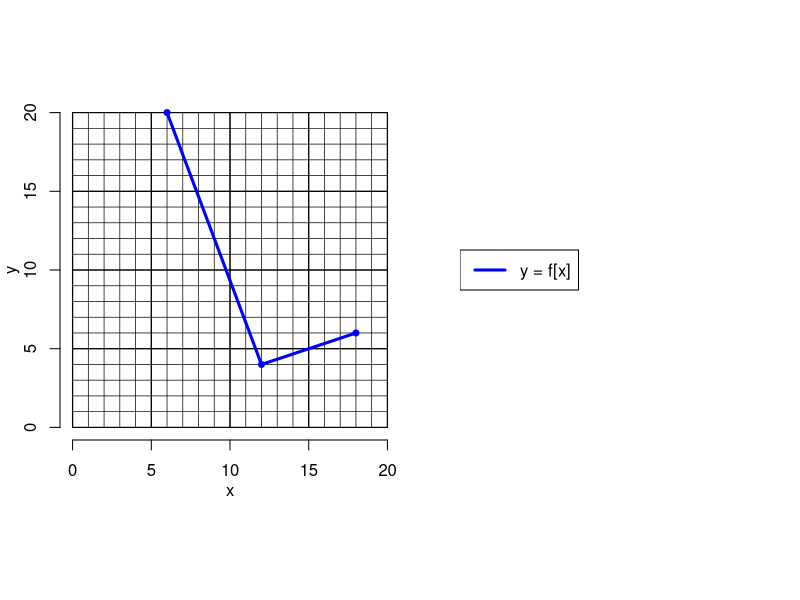
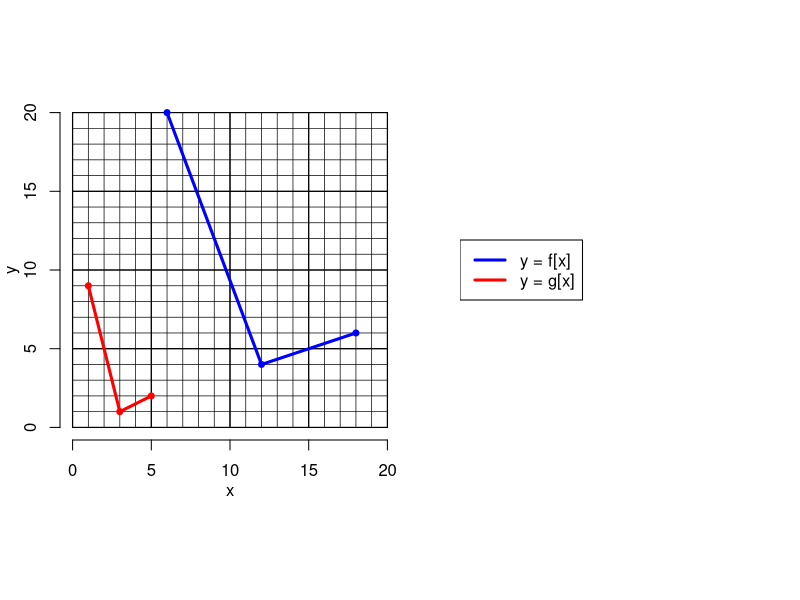

The R source for these figures, in order:
## ---- chunk 1
exp_types = sample(1:8,2)
et1 = exp_types[1]
et2 = exp_types[2]
exp_frames = c("M\\cdot\\left(x+A\\right)",
               "M\\cdot x+A",
               "M\\cdot\\left(x-A\\right)",
               "M\\cdot x-A",
               "\\frac{x+A}{M}",
               "\\frac{x}{M}+A",
               "\\frac{x-A}{M}",
               "\\frac{x}{M}-A")

funcs = list(function(x,A,M){M*(x+A)},
             function(x,A,M){M*x+A},
             function(x,A,M){M*(x-A)},
             function(x,A,M){M*x-A},
             function(x,A,M){(x+A)/M},
             function(x,A,M){x/M+A},
             function(x,A,M){(x-A)/M},
             function(x,A,M){x/M-A}
             )
while(T){
    mults = sample(c(2:3),2)
    Mx = mults[1]
    My = mults[2]
    xspace1 = sample(1:3,1)
    yspace1 = sample(1:3,1)
    xspace2 = xspace1*mults[1]
    yspace2 = yspace1*mults[2]
    xbig = sort(sample(0:floor(20/xspace2),3))*xspace2
    ybig = sample(0:floor(20/yspace2),3)*yspace2
    shifts = sample(1:6,2)
    Ax = shifts[1]
    Ay = shifts[2]
    if(et1<5){
        xsmall = funcs[[9-et1]](xbig,Ax,Mx)
        x1 = xbig
        x2 = xsmall
    } else {
        xsmall = funcs[[et1]](xbig,Ax,Mx)
        x1 = xsmall
        x2 = xbig
    }
    if(et2<5){
        ysmall = funcs[[9-et2]](ybig,Ay,My)
        y1 = ysmall
        y2 = ybig
    } else {
        ysmall = funcs[[et2]](ybig,Ay,My)
        y1 = ybig
        y2 = ysmall
    }
    alldem = c(x1,x2,y1,y2)
    m11 = (y1[2]-y1[1])/(x1[2]-x1[1])
    m12 = (y1[3]-y1[2])/(x1[3]-x1[2])
    if(min(alldem)>=0 && max(alldem)<=20 && sum(alldem%%1==0)==12 && m11 != m12){break}
}


exp1 = exp_frames[et2]
exp1 = gsub("x","f{\\left[X\\right]}",exp1,fixed=T)
exp1 = gsub("A",Ay,exp1,fixed=T)
exp1 = gsub("M",My,exp1,fixed=T)
exp1 = gsub("X",exp_frames[et1],exp1,fixed=T)
exp1 = gsub("A",Ax,exp1,fixed=T)
exp1 = gsub("M",Mx,exp1,fixed=T)


answers = c(x2,y2)

ach = sort(answers)
while(length(ach)<10){
    ach=unique(sort(c(ach,sample(0:20,1))))
}

al = paste0("* ",ach,collapse="\n")

answers = c(x2,y2)
sols = character()
for(i in 1:6){
    sols = c(sols,paste0(1*(ach==answers[i]),collapse=""))
}
solstr = paste0(sols,collapse="|")


## ---- chunk 2
par(mar=c(3,3,0,0),oma=c(0,0,0,0),pty="s",mfrow=c(1,2))
plot(0,0,"n",xlim=c(0,20),ylim=c(0,20),axes=F,ann=F)
for(i in 1:20){
    lines(c(i,i),c(0,20),lwd=0.7)
    lines(c(0,20),c(i,i),lwd=0.7)
}
for(i in seq(0,20,5)){
    lines(c(i,i),c(0,20),lwd=1.2)
    lines(c(0,20),c(i,i),lwd=1.2)
}
axis(1,line=0)
axis(2,line=0)
mtext("x",1,line=2)
mtext("y",2,line=2)
lines(x1,y1,col="blue",lwd=3)
points(x1,y1,col="blue",pch=19,cex=0.8)

# if(params$showsol==T){
#     lines(x2,y2,col="red",lwd=3)
#     points(x2,y2,col="red",pch=19,cex=0.8)
# }

plot(0,0,"n",axes=F,ann=F)
legend("left","y = f[x]",col="blue",lwd=3)

## ---- chunk 3
library(kableExtra)
x = paste0("##ANSWER",1:3,"##")
gx = paste0("##ANSWER",4:6,"##")
df = data.frame(x,gx)
colnames(df)=c("$x$","$g[x]$")
kable(df)
## ---- chunk 4
library(kableExtra)
x = paste0(x2)
gx = paste0(y2)
df = data.frame(x,gx)
colnames(df)=c("$x$","$g[x]$")
kable(df)
## ---- chunk 5
exp2 = exp_frames[et1]
exp2 = gsub("A",Ax,exp2,fixed=T)
exp2 = gsub("M",Mx,exp2,fixed=T)

## ---- chunk 6
exp3 = gsub("x",x2[1],exp1,fixed=T)
exp4 = exp_frames[et2]
exp4 = gsub("x","f{\\left[X\\right]}",exp4,fixed=T)
exp4 = gsub("X",x1[1],exp4,fixed=T)
exp4 = gsub("A",Ax,exp4,fixed=T)
exp4 = gsub("M",Mx,exp4,fixed=T)
exp5 = exp_frames[et2]
exp5 = gsub("x",y1[1],exp5,fixed=T)
exp5 = gsub("A",Ax,exp5,fixed=T)
exp5 = gsub("M",Mx,exp5,fixed=T)
## ---- chunk 7
exp3 = gsub("x",x2[2],exp1,fixed=T)
exp4 = exp_frames[et2]
exp4 = gsub("x","f{\\left[X\\right]}",exp4,fixed=T)
exp4 = gsub("X",x1[2],exp4,fixed=T)
exp4 = gsub("A",Ax,exp4,fixed=T)
exp4 = gsub("M",Mx,exp4,fixed=T)
exp5 = exp_frames[et2]
exp5 = gsub("x",y1[2],exp5,fixed=T)
exp5 = gsub("A",Ax,exp5,fixed=T)
exp5 = gsub("M",Mx,exp5,fixed=T)
## ---- chunk 8
exp3 = gsub("x",x2[3],exp1,fixed=T)
exp4 = exp_frames[et2]
exp4 = gsub("x","f{\\left[X\\right]}",exp4,fixed=T)
exp4 = gsub("X",x1[3],exp4,fixed=T)
exp4 = gsub("A",Ax,exp4,fixed=T)
exp4 = gsub("M",Mx,exp4,fixed=T)
exp5 = exp_frames[et2]
exp5 = gsub("x",y1[3],exp5,fixed=T)
exp5 = gsub("A",Ax,exp5,fixed=T)
exp5 = gsub("M",Mx,exp5,fixed=T)
## ---- chunk 9
par(mar=c(3,3,0,0),oma=c(0,0,0,0),pty="s",mfrow=c(1,2))
plot(0,0,"n",xlim=c(0,20),ylim=c(0,20),axes=F,ann=F)
for(i in 1:20){
    lines(c(i,i),c(0,20),lwd=0.7)
    lines(c(0,20),c(i,i),lwd=0.7)
}
for(i in seq(0,20,5)){
    lines(c(i,i),c(0,20),lwd=1.2)
    lines(c(0,20),c(i,i),lwd=1.2)
}
axis(1,line=0)
axis(2,line=0)
mtext("x",1,line=2)
mtext("y",2,line=2)
lines(x1,y1,col="blue",lwd=3)
points(x1,y1,col="blue",pch=19,cex=0.8)

lines(x2,y2,col="red",lwd=3)
points(x2,y2,col="red",pch=19,cex=0.8)

plot(0,0,"n",axes=F,ann=F)
legend("left",c("y = f[x]","y = g[x]"),col=c("blue","red"),lwd=c(3,3))
## ---- chunk 10
inveq = exp_frames[9-et1]
inveq = gsub("A",Ax,inveq,fixed=T)
inveq = gsub("M",Mx,inveq,fixed=T)
inveq = gsub("x","x_{\\text{old}}",inveq,fixed=T)

yeq = exp_frames[et2]
yeq = gsub("A",Ay,yeq,fixed=T)
yeq = gsub("M",My,yeq,fixed=T)
yeq = gsub("x","y_{\\text{old}}",yeq,fixed=T)

argex = exp_frames[et1]
argex = gsub("A",Ax,argex,fixed=T)
argex = gsub("M",Mx,argex,fixed=T)

outex = exp_frames[et2]
outex = gsub("A",Ay,outex,fixed=T)
outex = gsub("M",My,outex,fixed=T)
outex = gsub("x","f[\\text{arg}]",outex,fixed=T)
